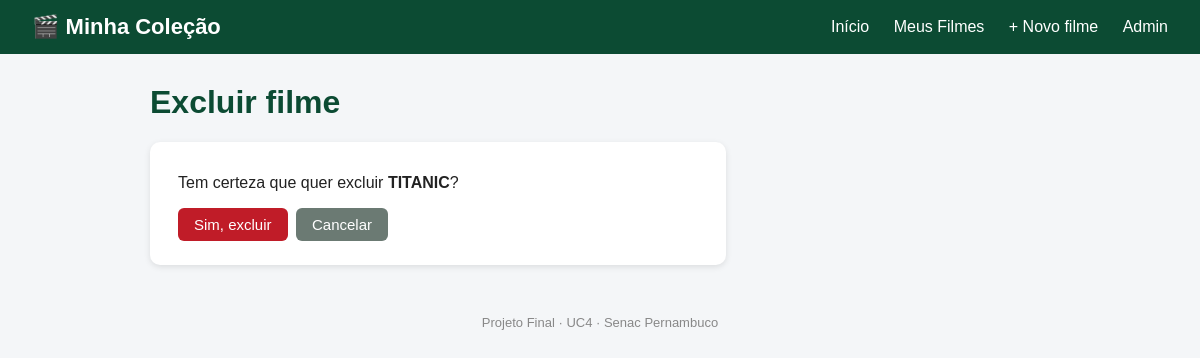
Page /filmes/1/excluir/ on the earlier database version.
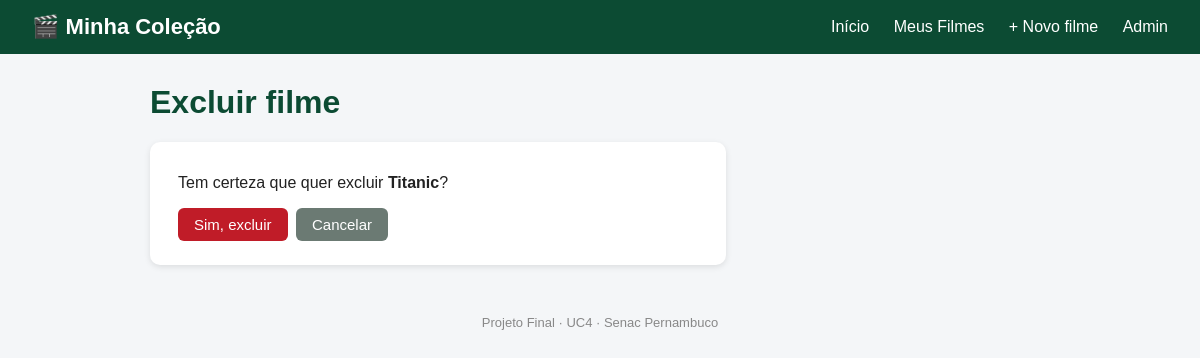
Same page on the later database version.
### colecao/models.py (models this page shows, shortened)
class Filme(models.Model):
    titulo = models.CharField(max_length=100)
    diretor = models.CharField(max_length=100)
    ano = models.IntegerField()
    assistido = models.BooleanField(default=False)
    genero = models.ForeignKey(
        Genero, on_delete=models.SET_NULL, null=True, blank=True
    )

### colecao/views.py (the view)
# urls.py: path("filmes/<int:id>/excluir/", colecao_views.excluir_filme),
def excluir_filme(request, id):
    item = get_object_or_404(Filme, id=id)
    if request.method == "POST":
        item.delete()
        return redirect("/filmes/")
    return render(request, "excluir_filme.html", {"item": item})

### colecao/templates/excluir_filme.html (shortened to what this page needs)
{% extends "base.html" %}
{% block conteudo %}
<h1>Excluir filme</h1>
<div class="formulario">
    <p>Tem certeza que quer excluir <strong>{{ item.titulo }}</strong>?</p>
    <form method="post">
        <button type="submit" class="botao botao-vermelho">Sim, excluir</button>
        <a class="botao botao-cinza" href="/filmes/{{ item.id }}/">Cancelar</a>
    </form>
</div>
{% endblock %}

Differences in the rows shown:
changed Filme: titulo "TITANIC" → "Titanic"
